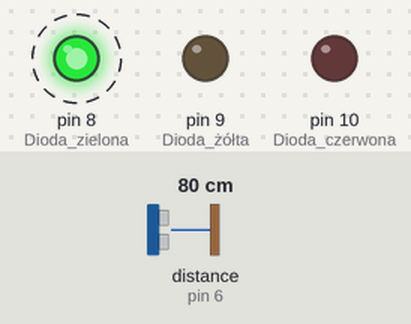
A sketch run on a simulated Arduino Uno, built with avr-gcc and run on an emulated ATmega328P. Parts: output pins drawn as LEDs (lit = HIGH). Wiring (inferred from the names in the program): ultrasonic range finder: trigger pin 7; echo pin 6. Dashed ring = blinking. The test bench sets the inputs (shaded band); at power-on: distance to the obstacle (sensor on pin 6) 80 cm. The echo pulse lasts 58.3 µs per cm; pins used as bus, display or sensor lines are not drawn.

Above: at 1.28 s.
1.3 s: distance to the obstacle (sensor on pin 6) set to 94 cm
4.3 s: distance to the obstacle (sensor on pin 6) set to 103 cm
At 4.68 s:
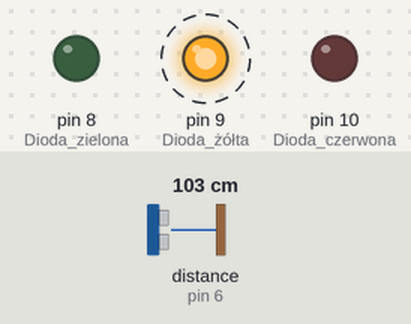
7.3 s: distance to the obstacle (sensor on pin 6) set to 2 cm
At 7.6 s:
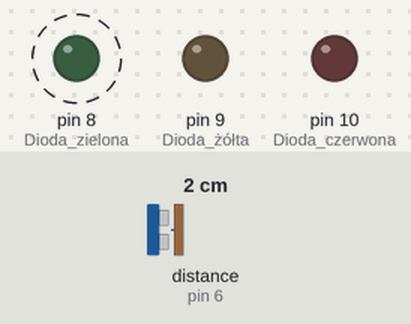
10.3 s: distance to the obstacle (sensor on pin 6) set to 120 cm
At 10.64 s:
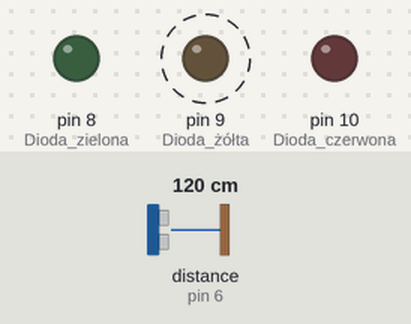
Timing chart, 0 to 14.3 s (numbered marks = the images above; inputs shaded):
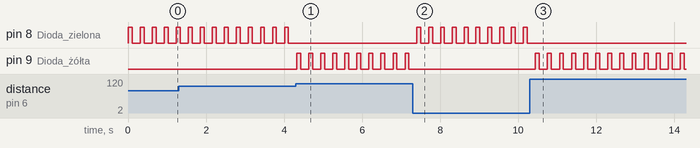

Measured:
- the behaviour switches between 99 and 100 cm on distance to the obstacle (sensor on pin 6) (found by bisection; images 0 and 1)
- after the input at 4.3 s, pin 8 (Dioda_zielona): stops changing and stays LOW; pin 9 (Dioda_żółta): alternates HIGH for 0.10 s and LOW for 0.21 s, starting at once
- after the input at 7.3 s, pin 8 (Dioda_zielona): alternates HIGH for 0.10 s and LOW for 0.20 s, starting after 0.10 s; pin 9 (Dioda_żółta): stops changing and stays LOW
- after the input at 10.3 s, pin 8 (Dioda_zielona): stops changing and stays LOW; pin 9 (Dioda_żółta): alternates HIGH for 0.10 s and LOW for 0.21 s, starting after 0.14 s
- by itself, pin 8 (Dioda_zielona): alternates HIGH for 0.10 s and LOW for 0.21 s

The sketch:

Distance_sensor.ino
```cpp
#include <LiquidCrystal.h>
// załączona biblioteka LiquidCrystal
LiquidCrystal lcd(12, 11, 5, 4, 3, 2);
int animationSpeed = 0;
int Trig = 7;
int Echo = 6;

void setup() {

  Serial.begin(9600);   //inicjalizaja monitora szeregowego
  pinMode(Trig, OUTPUT);  // wyjście czujnika
  pinMode(Echo, INPUT);    // wejscie czujnika

  pinMode(10, OUTPUT); //Dioda czerwona
  pinMode(9, OUTPUT); //Dioda żółta
  pinMode(8, OUTPUT); //Dioda zielona

  digitalWrite(10, LOW); //Wyłączenie diod
  digitalWrite(9, LOW);  //Wyłączenie diod
  digitalWrite(8, LOW);	 //Wyłączenie diod

}

void loop() {
		zakres(100, 300); // zakres w jakim czujnik podaje odczyt
  		  delay(100);
	}

 int zmierzOdleglosc() { // funkcja mierzaca odleglosc
  long czas, dystans;

  digitalWrite(Trig, LOW);
  delayMicroseconds(2);
  digitalWrite(Trig, HIGH);
  delayMicroseconds(10);
  digitalWrite(Trig, LOW);

  czas = pulseIn(Echo, HIGH);
  dystans = czas / 58;

  return dystans;
}

void zakres(int a, int b) { // funkcja podajaca odczytany zakres
  int jakDaleko = zmierzOdleglosc();
  if (jakDaleko < a) {   // jezeli bardzo blisko
      		 lcd.clear();

        digitalWrite(8, HIGH); //Czerwona wlacz
            lcd.print("Bardzo blisko");
		delay(100);		//Opoznienie
		digitalWrite(8, LOW); //Czerwona wyłącz
		delay(100);		//Opoznienie

  }
  else if ((jakDaleko >= a)&&(jakDaleko <= b)){ // jezeli blisko
         		 lcd.clear();

    	  digitalWrite(9, HIGH); //Zolta wlacz
            lcd.print("Blisko");
		delay(100);		//Opoznienie
		digitalWrite(9, LOW); //Zolta wyłącz
		delay(100);		//Opoznienie
  }
  else if (jakDaleko > b){ //jezeli daleko
        		 lcd.clear();

    digitalWrite(10, HIGH); //Zielona wlacz
      lcd.print("Daleko");
		delay(100);           //Opoznienie
		digitalWrite(10, LOW); //Zielona wyłącz
		delay(100);			//Opoznienie

  }

}
```
